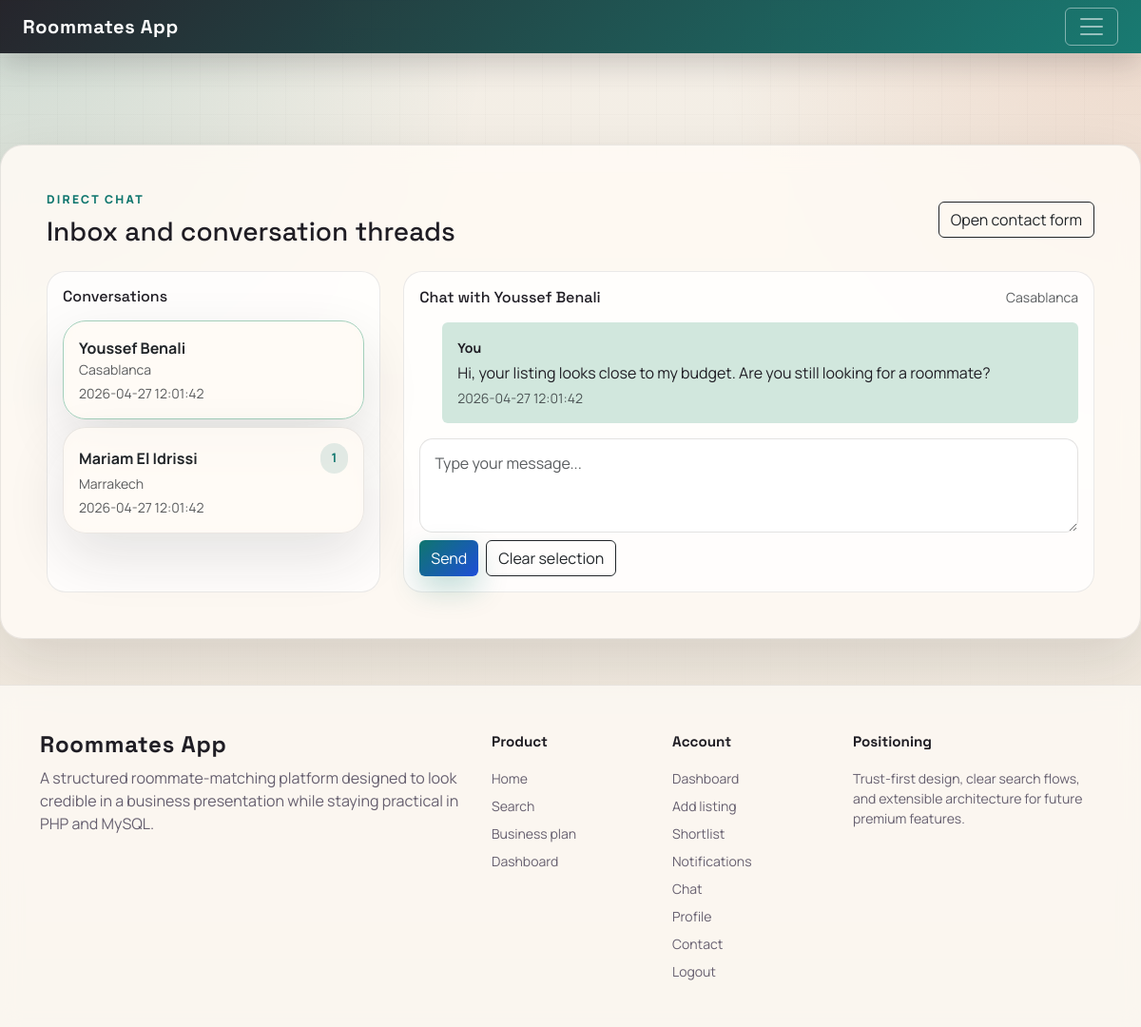
Screenshot of /chat.php?receiver_id=3 (signed in) with the database file from the repository.
### tables this page shows
CREATE TABLE IF NOT EXISTS users (
    id INT AUTO_INCREMENT PRIMARY KEY,
    name VARCHAR(100) NOT NULL,
    email VARCHAR(100) NOT NULL UNIQUE,
    password VARCHAR(255) NOT NULL,
    age INT NOT NULL,
    gender VARCHAR(20) NOT NULL,
    city VARCHAR(100) NOT NULL,
    plan_tier ENUM('free', 'pro', 'verified') NOT NULL DEFAULT 'free',
    verification_status ENUM('none', 'pending', 'verified', 'rejected') NOT NULL DEFAULT 'none',
    sleep_schedule ENUM('early', 'late', 'flexible') DEFAULT 'flexible',
    smoking_preference ENUM('no', 'yes', 'occasionally') DEFAULT 'no',
    pet_preference ENUM('no_pets', 'pets_ok', 'pet_owner') DEFAULT 'no_pets',
    study_habit ENUM('quiet', 'moderate', 'social') DEFAULT 'moderate',
    created_at TIMESTAMP DEFAULT CURRENT_TIMESTAMP
);

CREATE TABLE IF NOT EXISTS messages (
    id INT AUTO_INCREMENT PRIMARY KEY,
    sender_id INT NOT NULL,
    receiver_id INT NOT NULL,
    message TEXT NOT NULL,
    is_read TINYINT(1) NOT NULL DEFAULT 0,
    sent_at TIMESTAMP DEFAULT CURRENT_TIMESTAMP,
    CONSTRAINT fk_messages_sender FOREIGN KEY (sender_id) REFERENCES users(id) ON DELETE CASCADE,
    CONSTRAINT fk_messages_receiver FOREIGN KEY (receiver_id) REFERENCES users(id) ON DELETE CASCADE
);

### php/functions.php (called while the page is built, shortened)
<?php
function e(string $value): string
{
    return htmlspecialchars($value, ENT_QUOTES, 'UTF-8');
}
function current_user_id(): ?int
{
    return isset($_SESSION['user']['id']) ? (int)$_SESSION['user']['id'] : null;
}

### chat.php (the view, shortened to what this page needs)
<?php
require_once __DIR__ . '/php/functions.php';
$currentUserId = (int)current_user_id();
$receiverId = filter_input(INPUT_GET, 'receiver_id', FILTER_VALIDATE_INT, ['options' => ['min_range' => 1]]);
$selectedReceiverId = ($receiverId !== false && $receiverId !== null) ? (int)$receiverId : null;
$conversationsStmt = $pdo->prepare('SELECT u.id, u.name, u.city,
  MAX(m.sent_at) AS last_at,
  SUM(CASE WHEN m.receiver_id = ? AND m.sender_id = u.id AND m.is_read = 0 THEN 1 ELSE 0 END) AS unread_count
  FROM users u
  INNER JOIN messages m ON ((m.sender_id = u.id AND m.receiver_id = ?) OR (m.receiver_id = u.id AND m.sender_id = ?))
  WHERE u.id <> ?
  GROUP BY u.id, u.name, u.city
  ORDER BY last_at DESC');
$conversationsStmt->execute([$currentUserId, $currentUserId, $currentUserId, $currentUserId]);
$conversations = $conversationsStmt->fetchAll();
if ($selectedReceiverId !== null) {
  $participantStmt = $pdo->prepare('SELECT id, name, city FROM users WHERE id = ? LIMIT 1');
  $participantStmt->execute([$selectedReceiverId]);
  $selectedUser = $participantStmt->fetch();
  $messagesStmt = $pdo->prepare('SELECT m.id, m.sender_id, m.receiver_id, m.message, m.sent_at,
    s.name AS sender_name, r.name AS receiver_name
    FROM messages m
    INNER JOIN users s ON m.sender_id = s.id
    INNER JOIN users r ON m.receiver_id = r.id
    WHERE (m.sender_id = ? AND m.receiver_id = ?) OR (m.sender_id = ? AND m.receiver_id = ?)
    ORDER BY m.sent_at ASC');
  $messagesStmt->execute([$currentUserId, $selectedReceiverId, $selectedReceiverId, $currentUserId]);
  $messages = $messagesStmt->fetchAll();
} else {
  $selectedUser = null;
  $messages = [];
}
require_once __DIR__ . '/partials/header.php';
?>
<section class="surface-card p-4 p-lg-5">
  <div class="d-flex justify-content-between align-items-center flex-wrap gap-3 mb-4">
    <div>
      <div class="section-kicker mb-2">Direct chat</div>
      <h1 class="h3 mb-0">Inbox and conversation threads</h1>
    </div>
    <a href="contact.php" class="btn btn-outline-dark">Open contact form</a>
  </div>
  <div class="row g-4">
    <div class="col-lg-4">
      <div class="card-soft p-3 h-100">
        <h2 class="h6 mb-3">Conversations</h2>
        <div class="d-grid gap-2">
          <?php foreach ($conversations as $conv): ?>
            <a href="chat.php?receiver_id=<?= (int)$conv['id'] ?>" class="feature-card p-3 text-decoration-none text-dark <?= $selectedReceiverId === (int)$conv['id'] ? 'border border-success-subtle' : '' ?>">
              <div class="d-flex justify-content-between align-items-center">
                <strong><?= e((string)$conv['name']) ?></strong>
                <?php if ((int)$conv['unread_count'] > 0): ?>
                  <span class="badge-soft"><?= (int)$conv['unread_count'] ?></span>
                <?php endif; ?>
              </div>
              <div class="small text-muted"><?= e((string)$conv['city']) ?></div>
              <div class="small text-muted mt-1"><?= e((string)$conv['last_at']) ?></div>
            </a>
          <?php endforeach; ?>
        </div>
      </div>
    </div>
    <div class="col-lg-8">
      <div class="card-soft p-3 h-100">
        <?php if (!$selectedUser): ?>
          <div class="empty-state p-4 text-center">Select a conversation from the left panel to view messages.</div>
        <?php else: ?>
          <div class="d-flex justify-content-between align-items-center flex-wrap gap-2 mb-3">
            <h2 class="h6 mb-0">Chat with <?= e((string)$selectedUser['name']) ?></h2>
            <span class="small text-muted"><?= e((string)$selectedUser['city']) ?></span>
          </div>
          <div class="d-grid gap-2 mb-3" style="max-height: 420px; overflow-y: auto;">
            <?php foreach ($messages as $msg): ?>
              <?php $isMine = (int)$msg['sender_id'] === $currentUserId; ?>
              <div class="p-3 rounded <?= $isMine ? 'bg-success-subtle ms-4' : 'bg-light me-4' ?>">
                <div class="small fw-bold mb-1"><?= $isMine ? 'You' : e((string)$msg['sender_name']) ?></div>
                <div class="mb-1"><?= nl2br(e((string)$msg['message'])) ?></div>
                <div class="small text-muted"><?= e((string)$msg['sent_at']) ?></div>
              </div>
            <?php endforeach; ?>
          </div>
          <form action="php/chat_send.php" method="post" class="d-grid gap-2">
            <textarea class="form-control" name="message" rows="3" minlength="2" required placeholder="Type your message..."></textarea>
            <div class="d-flex gap-2">
              <button type="submit" class="btn btn-accent">Send</button>
              <a href="chat.php" class="btn btn-outline-dark">Clear selection</a>
            </div>
          </form>
        <?php endif; ?>
      </div>
    </div>
  </div>
</section>
<?php require_once __DIR__ . '/partials/footer.php'; ?>

### assets/css/styles.css (style rules this page uses)
:root { --bg: #f4efe7; --bg-alt: #efe6da; --surface: rgba(255, 251, 245, 0.86); --surface-strong: #fffdf8; --ink: #1f1d24; --muted: #665f6f; --accent: #0f766e; --accent-2: #c2410c; --accent-3: #7c3aed; --border: rgba(31, 29, 36, 0.09); --shadow: 0 24px 60px rgba(31, 29, 36, 0.12); }
html, body { min-height: 100%; }
body { font-family: 'Manrope', sans-serif; color: var(--ink); background: radial-gradient(circle at top left, rgba(15, 118, 110, 0.16), transparent 32%), radial-gradient(circle at top right, rgba(194, 65, 12, 0.12), transparent 28%), linear-gradient(180deg, var(--bg) 0%, var(--bg-alt) 100%); }
body::before { content: ''; position: fixed; inset: 0; pointer-events: none; background-image: linear-gradient(rgba(31, 29, 36, 0.025) 1px, transparent 1px), linear-gradient(90deg, rgba(31, 29, 36, 0.025) 1px, transparent 1px); background-size: 30px 30px; mask-image: linear-gradient(180deg, rgba(0, 0, 0, 0.8), transparent 88%); z-index: -1; }
h1, h2, h3, h4, .brand-mark, .display-font { font-family: 'Space Grotesk', sans-serif; }
.surface-card, .hero-panel, .metric-card, .listing-card, .feature-card, .contact-card { background: var(--surface); backdrop-filter: blur(12px); border: 1px solid var(--border); border-radius: 24px; box-shadow: var(--shadow); }
.section-kicker { text-transform: uppercase; letter-spacing: 0.18em; font-size: 0.76rem; color: var(--accent); font-weight: 800; }
.btn-accent { background: linear-gradient(135deg, var(--accent), #1d4ed8); border: none; color: white; box-shadow: 0 14px 30px rgba(15, 118, 110, 0.25); }
.form-control, .form-select { border-radius: 14px; border-color: rgba(31, 29, 36, 0.12); padding: 0.8rem 0.95rem; }
.listing-card, .feature-card, .contact-card { transition: transform 180ms ease, box-shadow 180ms ease; }
.badge-soft { display: inline-flex; align-items: center; gap: 0.35rem; padding: 0.38rem 0.75rem; border-radius: 999px; background: rgba(15, 118, 110, 0.12); color: var(--accent); font-weight: 700; font-size: 0.82rem; }
.card-soft { border: 1px solid var(--border); border-radius: 20px; background: rgba(255, 255, 255, 0.7); }
@media (prefers-reduced-motion: no-preference) { .hero-panel, .surface-card, .metric-card, .listing-card, .feature-card, .contact-card { animation: fadeRise 420ms ease both; } }

### rows the page displays
users: name "Youssef Benali", city "Casablanca", last_at "2026-04-27 12:01:42"
users: name "Mariam El Idrissi", unread_count "1", city "Marrakech", last_at "2026-04-27 12:01:42"
messages: shows "You", message "Hi, your listing looks close to my budget. Are you still looking for a roommate?", sent_at "2026-04-27 12:01:42"
